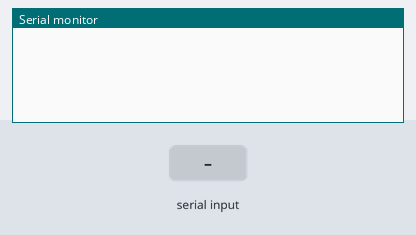
Recording of a sketch running on a simulated Arduino Uno, built with avr-gcc and run on an emulated ATmega328P. Shown: the last lines printed to the serial monitor. The test bench sets the inputs (shaded band).

Above: at 1.2 s.
1.3 s: "a" received over Serial
At 2.5 s:
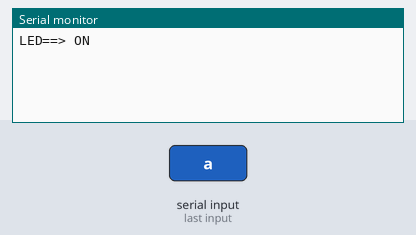
2.8 s: "b" received over Serial
At 3.7 s:
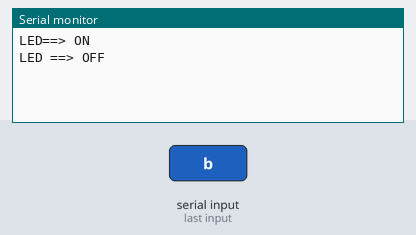

Measured:
- after the input at 1.3 s, the serial monitor: prints a new line at once (image 1)
- after the input at 2.8 s, the serial monitor: prints a new line at once (image 2)

The sketch:

bluetooth.ino
```cpp
void setup() {
  Serial.begin(9600);
}
void loop(){
  if(Serial.read() == 'a'){
    digitalWrite(13,HIGH);
    Serial.println("LED==> ON");
  }
   else if (Serial.read() == 'b'){
    digitalWrite(13,LOW);
    Serial.println("LED ==> OFF");
   }
 }
```
